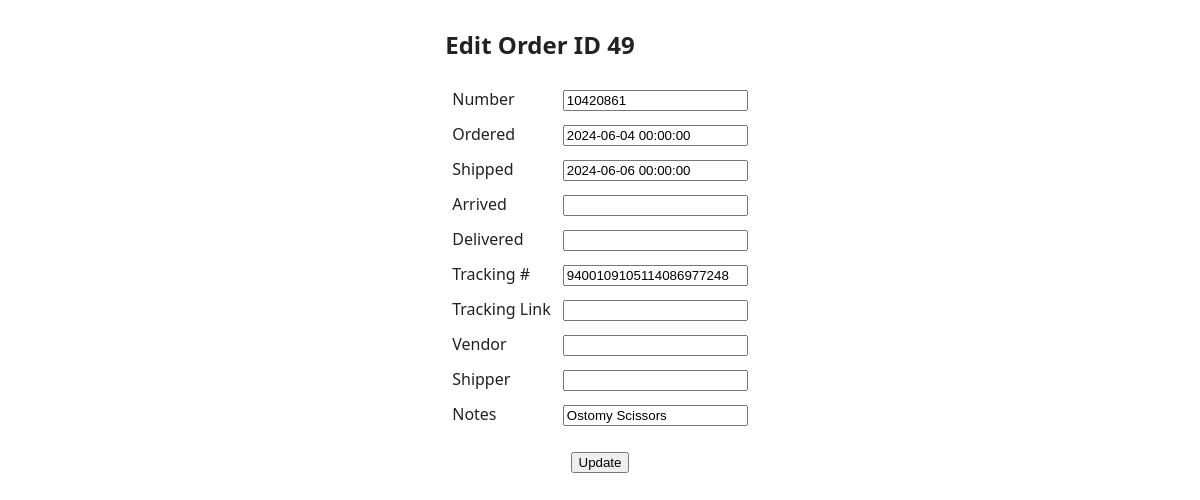
The page /forms/fetch/49 on the database as committed earlier.
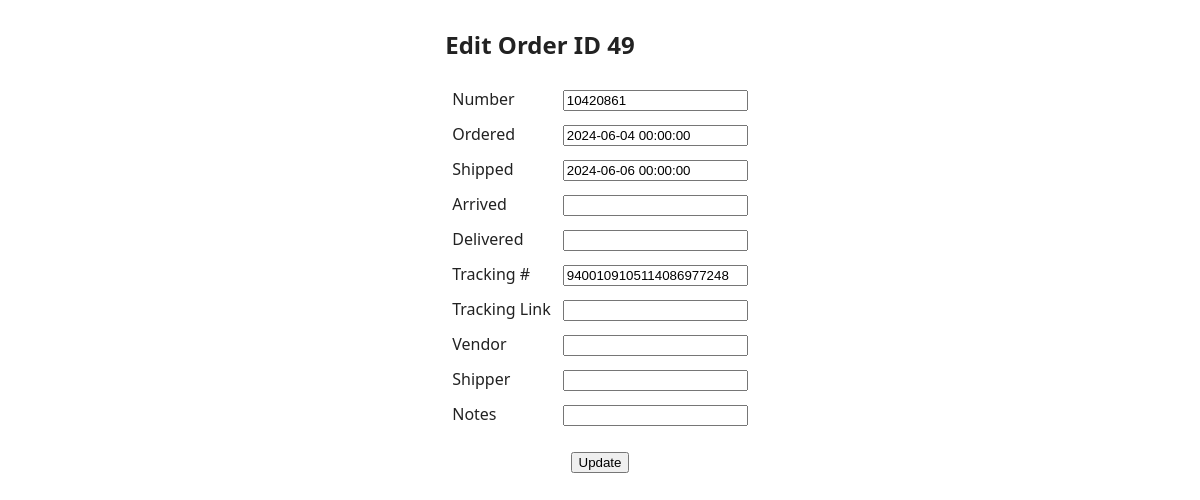
The same page on the database as committed later.
### app/models.py (models this page shows)
class Base(DeclarativeBase):
    """Base class for SQLAlchemy models."""

class Order(Base):
    __tablename__ = "orders"
    id: Mapped[int] = mapped_column(primary_key=True)
    number: Mapped[str] = mapped_column(unique=True, index=True)
    ordered: Mapped[Optional[datetime.datetime]]
    shipped: Mapped[Optional[datetime.datetime]]
    arrived: Mapped[Optional[datetime.datetime]]
    delivered: Mapped[Optional[datetime.datetime]]
    notes: Mapped[Optional[str]]
    trn: Mapped[Optional[str]]
    trl: Mapped[Optional[str]]
    created: Mapped[datetime.datetime] = mapped_column(
        DateTime(timezone=True),
        server_default=func.now(),
    )
    vendor_id: Mapped[Optional[int]] = mapped_column(ForeignKey("vendors.id"))
    shipper_id: Mapped[Optional[int]] = mapped_column(ForeignKey("shippers.id"))

### app/routes/forms/router.py (the view)
@router.get("/fetch/{order_id}")
def order_get(
    request: Request,
    order_id: int = 0,
    db: Session = Depends(get_db),
) -> Response:
    if order_id:
        order = db.query(Order).filter(Order.id == order_id).first()
    else:
        order = Order(id=0)
    return templates.TemplateResponse(
        "order.html.j2",
        context={
            "request": request,
            "order": order,
            "action_url": router.url_path_for("order_upsert"),
        },
    )

### templates/order.html.j2 (shortened to what this page needs)
<!DOCTYPE html>
<html lang="en">
  <head>
    <link href="{{ url_for('static', path='/forms.css') }}" rel="stylesheet">
  </head>
  <body>
    <div class="container">
      <div class="child">
{% if order.id %}
        <h2>Edit Order ID {{ order.id }}</h2>
{% else %}
        <h2>Add Order</h2>
        <h2>Order ID {{ order.id }}</h2>
{% endif %}
        <table>
          <form method="post", action="/forms/upsert">
            <tr>
              <td><label for="number">Number</label></td>
              <td><input type="text" id="number" name="number" value="{{ order.number or '' }}" /></td>
            </tr>
            <tr>
              <td><label for="ordered">Ordered</label></td>
              <td><input type="text" id="ordered" name="ordered" value="{{ order.ordered or '' }}" /></td>
            </tr>
            <tr>
              <td><label for="shipped">Shipped</label></td>
              <td><input type="text" id="shipped" name="shipped" value="{{ order.shipped or '' }}" /></td>
            </tr>
            <tr>
              <td><label for="arrived">Arrived</label></td>
              <td><input type="text" id="arrived" name="arrived" value="{{ order.arrived or '' }}" /></td>
            </tr>
            <tr>
              <td><label for="delivered">Delivered</label></td>
              <td><input type="text" id="delivered" name="delivered" value="{{ order.delivered or '' }}" /></td>
            </tr>
              <td><label for="trn">Tracking #</label></td>
              <td><input type="text" id="trn" name="trn" value="{{ order.trn or '' }}" /></td>
              <td><label for="trl">Tracking Link</label></td>
              <td><input type="text" id="trl" name="trl" value="{{ order.trl or '' }}" /></td>
              <td><label for="vendor">Vendor</label></td>
              <td><input type="text" id="vendor" name="vendor" value="{{ order.vendor or '' }}" /></td>
              <td><label for="shipper">Shipper</label></td>
              <td><input type="text" id="shipper" name="shipper" value="{{ order.shipper or '' }}" /></td>
              <td><label for="notes">Notes</label></td>
              <td><input type="text" id="notes" name="notes" value="{{ order.notes or '' }}" /></td>
            <tr><td></td></tr>
            <tr>
              <td colspan="2" align="center">
{% if order.id %}
                <input type="submit" value="Update">
{% else %}
                <input type="submit" value="Add">
{% endif %}
              </td>
            </tr>
            <tr>
              <td colspan="2">
              </td>
            </tr>
          </form>
        </table>
      </div>
    </div>
  </body>
</html>

Rows that differ between the two databases and show on the page:
changed Order id 49: notes "Ostomy Scissors" → (not shown)
